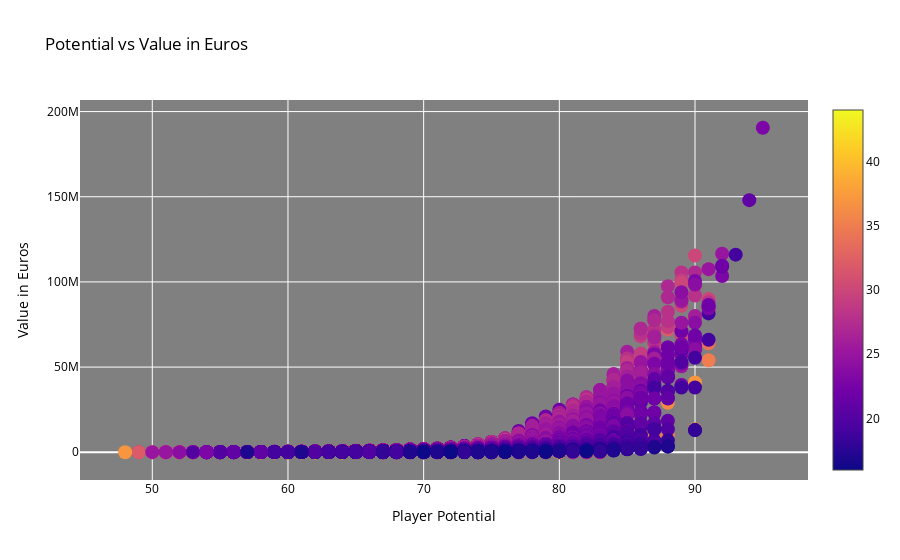

The notebook cell this image was saved under:
### Code cell
import plotly.graph_objs as go

fig = go.Figure()
fig = go.Figure(data=go.Scatter(
    x = data['Potential'],
    y = data['Value(in Euro)'],
    mode='markers',
    marker=dict(
        size=14,
        color=data['Age'], #set color equal to a variable
        colorscale='Plasma', # one of plotly colorscales
        showscale=True
    ),
    text= data['Known As'],
))

fig.update_layout(title='Potential vs Value in Euros',
                  xaxis_title='Player Potential',
                  yaxis_title='Value in Euros',
                  paper_bgcolor='rgba(255, 255, 255, 1)',
                  plot_bgcolor='rgba(128, 128, 128, 1)',
                  font=dict(size=12, color='#000000'))
fig.show()

### Figure 1 — Plotly figure (JSON) as saved in the notebook; plotly's stock layout.template omitted (floating-point values rounded to 4 significant figures; data arrays with more than 128 entries replaced by an {"elided": "..."} marker saying what was removed)
{"data": [{"marker": {"color": {"elided": "18539 int values"}, "colorscale": [[0, "#0d0887"], [0.1111, "#46039f"], [0.2222, "#7201a8"], [0.3333, "#9c179e"], [0.4444, "#bd3786"], [0.5556, "#d8576b"], [0.6667, "#ed7953"], [0.7778, "#fb9f3a"], [0.8889, "#fdca26"], [1, "#f0f921"]], "showscale": true, "size": 14}, "mode": "markers", "text": {"elided": "18539 str values"}, "type": "scatter", "x": {"elided": "18539 int values"}, "y": {"elided": "18539 int values"}}], "layout": {"font": {"color": "#000000", "size": 12}, "paper_bgcolor": "rgba(255, 255, 255, 1)", "plot_bgcolor": "rgba(128, 128, 128, 1)", "title": {"text": "Potential vs Value in Euros"}, "xaxis": {"title": {"text": "Player Potential"}}, "yaxis": {"title": {"text": "Value in Euros"}}}}
